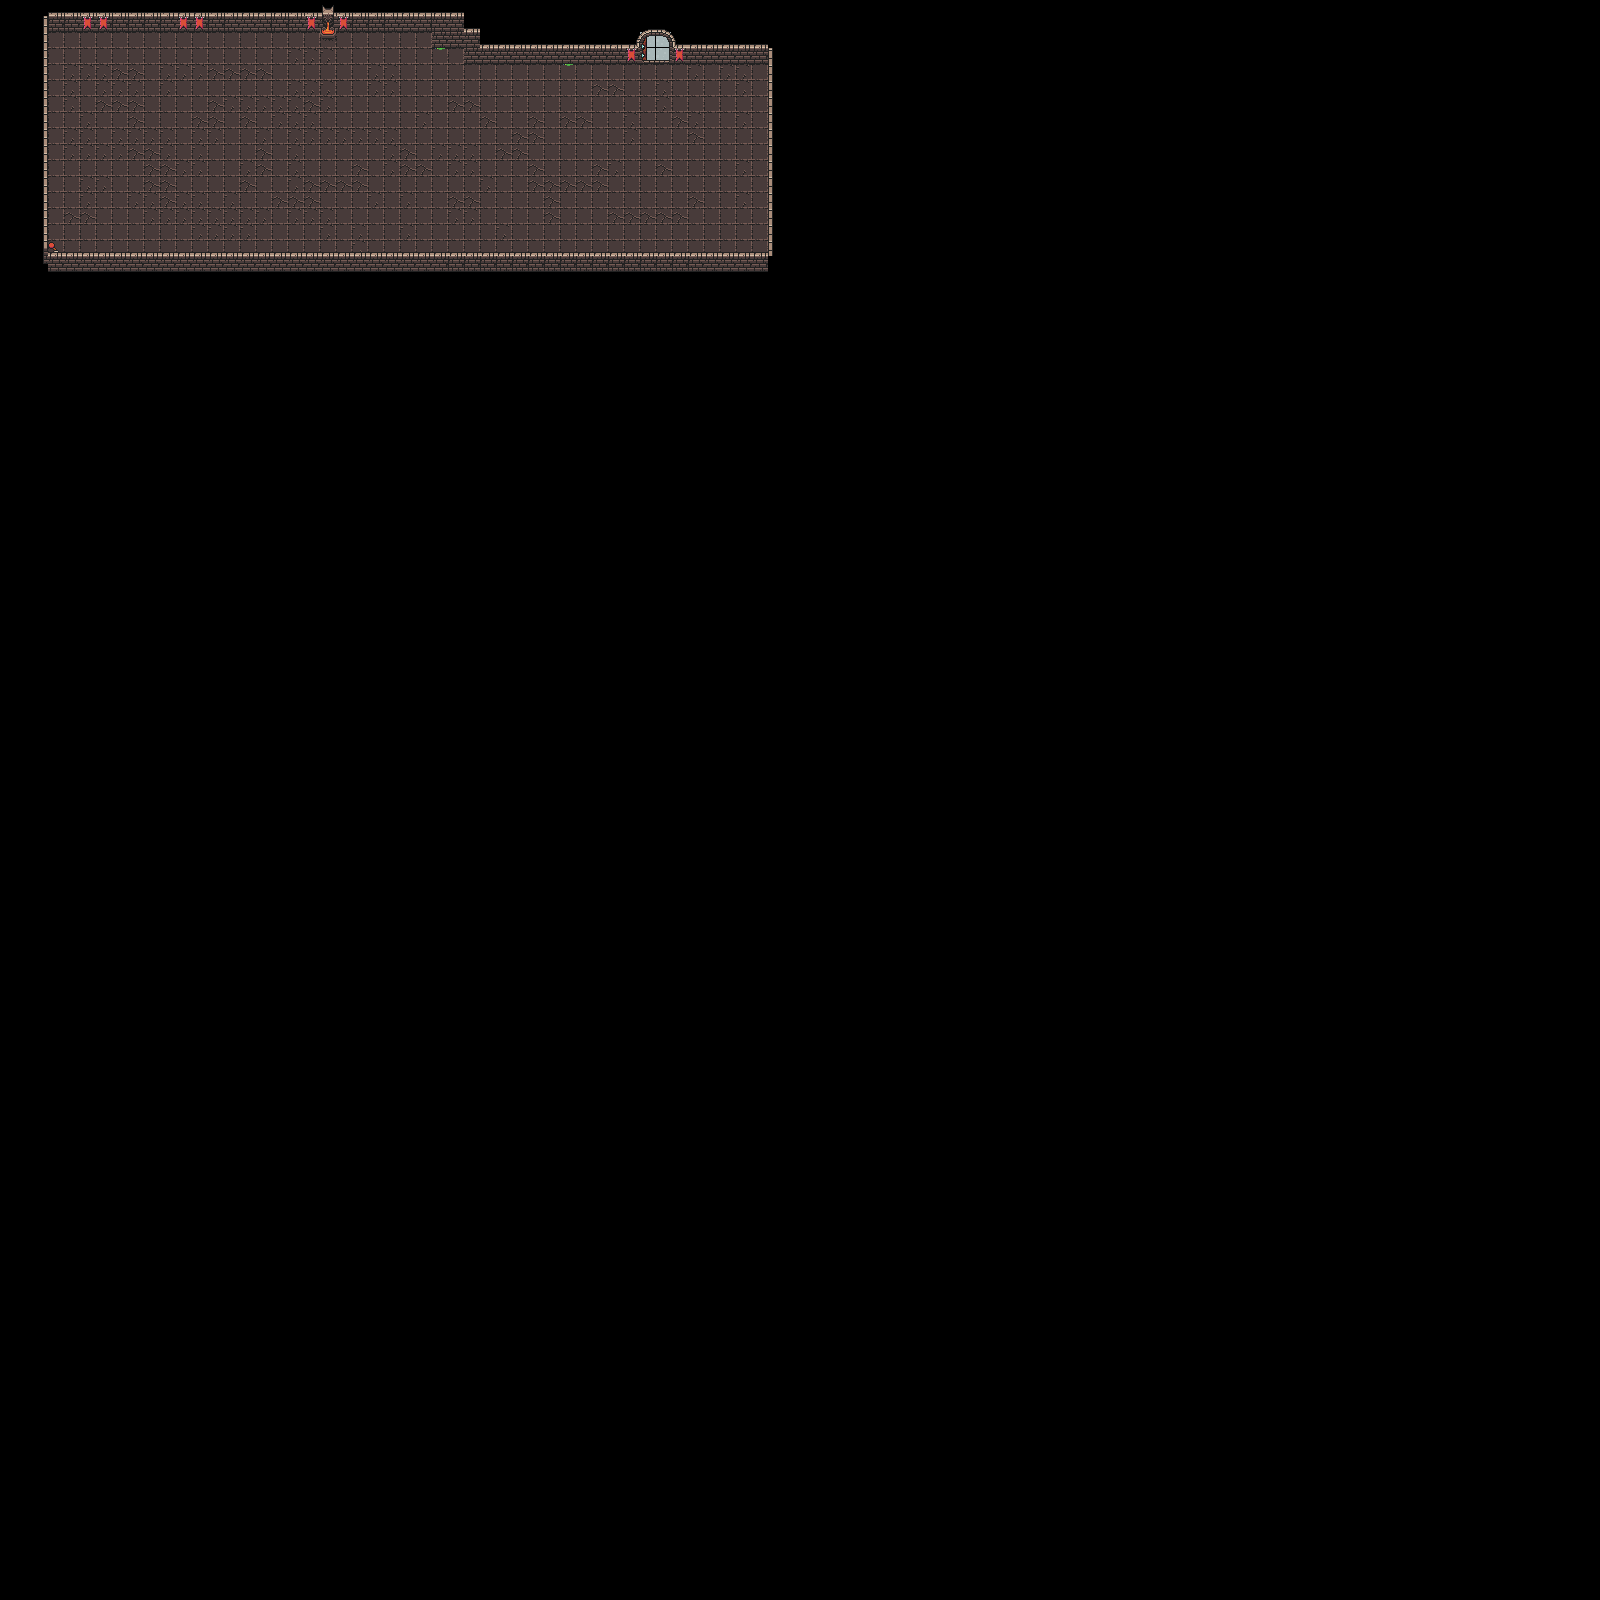

Tiled map render using the project's own tile images. Description and the map definition, with tile-layer contents summarised, below:
An orthogonal 100x100 tile map with 16x16 px tiles, 3 tile layers (Ground, Switcher, Walls), 2 tilesets.

<map version="1.10" tiledversion="1.10.1" orientation="orthogonal" renderorder="right-up" width="100" height="100" tilewidth="16" tileheight="16" infinite="0" nextlayerid="5" nextobjectid="1">
 <editorsettings>
  <export target="mapa1.json" format="json" />
 </editorsettings>
 <tileset firstgid="1" name="world" tilewidth="16" tileheight="16" tilecount="1024" columns="32">
  <image source="../public/0x72_DungeonTilesetII_v1.6.png" width="512" height="512" />
  <tile id="0">
   <properties>
    <property name="collides" type="bool" value="false" />
   </properties>
  </tile>
  <tile id="1">
   <properties>
    <property name="collides" type="bool" value="true" />
   </properties>
  </tile>
  <tile id="2">
   <properties>
    <property name="collides" type="bool" value="true" />
   </properties>
  </tile>
  <tile id="3">
   <properties>
    <property name="collides" type="bool" value="true" />
   </properties>
  </tile>
  <tile id="4">
   <properties>
    <property name="collides" type="bool" value="true" />
   </properties>
  </tile>
  <tile id="5">
   <properties>
    <property name="collides" type="bool" value="true" />
   </properties>
  </tile>
  <tile id="6">
   <properties>
    <property name="collides" type="bool" value="true" />
   </properties>
  </tile>
  <tile id="7">
   <properties>
    <property name="collides" type="bool" value="false" />
   </properties>
  </tile>
  <tile id="32">
   <properties>
    <property name="collides" type="bool" value="false" />
   </properties>
  </tile>
  <tile id="33">
   <properties>
    <property name="collides" type="bool" value="true" />
   </properties>
  </tile>
  <tile id="34">
   <properties>
    <property name="collides" type="bool" value="true" />
   </properties>
  </tile>
  <tile id="35">
   <properties>
    <property name="collides" type="bool" value="true" />
   </properties>
  </tile>
  <tile id="36">
   <properties>
    <property name="collides" type="bool" value="true" />
   </properties>
  </tile>
  <tile id="37">
   <properties>
    <property name="collides" type="bool" value="true" />
   </properties>
  </tile>
  <tile id="38">
   <properties>
    <property name="collides" type="bool" value="true" />
   </properties>
  </tile>
  <tile id="39">
   <properties>
    <property name="collides" type="bool" value="false" />
   </properties>
  </tile>
  <tile id="64">
   <properties>
    <property name="collides" type="bool" value="false" />
   </properties>
  </tile>
  <tile id="65">
   <properties>
    <property name="collides" type="bool" value="true" />
   </properties>
  </tile>
  <tile id="66">
   <properties>
    <property name="collides" type="bool" value="true" />
   </properties>
  </tile>
  <tile id="67">
   <properties>
    <property name="collides" type="bool" value="false" />
   </properties>
  </tile>
  <tile id="68">
   <properties>
    <property name="collides" type="bool" value="true" />
   </properties>
  </tile>
  <tile id="69">
   <properties>
    <property name="collides" type="bool" value="true" />
   </properties>
  </tile>
  <tile id="70">
   <properties>
    <property name="collides" type="bool" value="true" />
   </properties>
  </tile>
  <tile id="71">
   <properties>
    <property name="collides" type="bool" value="false" />
   </properties>
  </tile>
  <tile id="96">
   <properties>
    <property name="collides" type="bool" value="false" />
   </properties>
  </tile>
  <tile id="97">
   <properties>
    <property name="collides" type="bool" value="true" />
   </properties>
  </tile>
  <tile id="98">
   <properties>
    <property name="collides" type="bool" value="true" />
   </properties>
  </tile>
  <tile id="99">
   <properties>
    <property name="collides" type="bool" value="false" />
   </properties>
  </tile>
  <tile id="100">
   <properties>
    <property name="collides" type="bool" value="false" />
   </properties>
  </tile>
  <tile id="101">
   <properties>
    <property name="collides" type="bool" value="false" />
   </properties>
  </tile>
  <tile id="102">
   <properties>
    <property name="collides" type="bool" value="false" />
   </properties>
  </tile>
  <tile id="103">
   <properties>
    <property name="collides" type="bool" value="false" />
   </properties>
  </tile>
  <tile id="128">
   <properties>
    <property name="collides" type="bool" value="false" />
   </properties>
  </tile>
  <tile id="129">
   <properties>
    <property name="collides" type="bool" value="false" />
   </properties>
  </tile>
  <tile id="130">
   <properties>
    <property name="collides" type="bool" value="false" />
   </properties>
  </tile>
  <tile id="131">
   <properties>
    <property name="collides" type="bool" value="false" />
   </properties>
  </tile>
  <tile id="132">
   <properties>
    <property name="collides" type="bool" value="false" />
   </properties>
  </tile>
  <tile id="133">
   <properties>
    <property name="collides" type="bool" value="false" />
   </properties>
  </tile>
  <tile id="134">
   <properties>
    <property name="collides" type="bool" value="false" />
   </properties>
  </tile>
  <tile id="135">
   <properties>
    <property name="collides" type="bool" value="false" />
   </properties>
  </tile>
  <tile id="160">
   <properties>
    <property name="collides" type="bool" value="false" />
   </properties>
  </tile>
  <tile id="161">
   <properties>
    <property name="collides" type="bool" value="false" />
   </properties>
  </tile>
  <tile id="162">
   <properties>
    <property name="collides" type="bool" value="false" />
   </properties>
  </tile>
  <tile id="163">
   <properties>
    <property name="collides" type="bool" value="false" />
   </properties>
  </tile>
  <tile id="164">
   <properties>
    <property name="collides" type="bool" value="false" />
   </properties>
  </tile>
  <tile id="165">
   <properties>
    <property name="collides" type="bool" value="false" />
   </properties>
  </tile>
  <tile id="166">
   <properties>
    <property name="collides" type="bool" value="false" />
   </properties>
  </tile>
  <tile id="167">
   <properties>
    <property name="collides" type="bool" value="false" />
   </properties>
  </tile>
  <tile id="192">
   <properties>
    <property name="collides" type="bool" value="false" />
   </properties>
  </tile>
  <tile id="193">
   <properties>
    <property name="collides" type="bool" value="false" />
   </properties>
  </tile>
  <tile id="194">
   <properties>
    <property name="collides" type="bool" value="false" />
   </properties>
  </tile>
  <tile id="195">
   <properties>
    <property name="collides" type="bool" value="false" />
   </properties>
  </tile>
  <tile id="196">
   <properties>
    <property name="collides" type="bool" value="false" />
   </properties>
  </tile>
  <tile id="197">
   <properties>
    <property name="collides" type="bool" value="false" />
   </properties>
  </tile>
  <tile id="198">
   <properties>
    <property name="collides" type="bool" value="false" />
   </properties>
  </tile>
  <tile id="199">
   <properties>
    <property name="collides" type="bool" value="false" />
   </properties>
  </tile>
  <tile id="224">
   <properties>
    <property name="collides" type="bool" value="false" />
   </properties>
  </tile>
  <tile id="225">
   <properties>
    <property name="collides" type="bool" value="false" />
   </properties>
  </tile>
  <tile id="226">
   <properties>
    <property name="collides" type="bool" value="false" />
   </properties>
  </tile>
  <tile id="227">
   <properties>
    <property name="collides" type="bool" value="false" />
   </properties>
  </tile>
  <tile id="228">
   <properties>
    <property name="collides" type="bool" value="false" />
   </properties>
  </tile>
  <tile id="229">
   <properties>
    <property name="collides" type="bool" value="false" />
   </properties>
  </tile>
  <tile id="230">
   <properties>
    <property name="collides" type="bool" value="false" />
   </properties>
  </tile>
  <tile id="231">
   <properties>
    <property name="collides" type="bool" value="false" />
   </properties>
  </tile>
  <tile id="256">
   <properties>
    <property name="collides" type="bool" value="false" />
   </properties>
  </tile>
  <tile id="257">
   <properties>
    <property name="collides" type="bool" value="false" />
   </properties>
  </tile>
  <tile id="258">
   <properties>
    <property name="collides" type="bool" value="true" />
   </properties>
  </tile>
  <tile id="259">
   <properties>
    <property name="collides" type="bool" value="true" />
   </properties>
  </tile>
  <tile id="260">
   <properties>
    <property name="collides" type="bool" value="false" />
   </properties>
  </tile>
  <tile id="261">
   <properties>
    <property name="collides" type="bool" value="false" />
   </properties>
  </tile>
  <tile id="262">
   <properties>
    <property name="collides" type="bool" value="false" />
   </properties>
  </tile>
  <tile id="263">
   <properties>
    <property name="collides" type="bool" value="false" />
   </properties>
  </tile>
  <tile id="288">
   <properties>
    <property name="collides" type="bool" value="true" />
   </properties>
  </tile>
  <tile id="289">
   <properties>
    <property name="collides" type="bool" value="true" />
   </properties>
  </tile>
  <tile id="290">
   <properties>
    <property name="collides" type="bool" value="true" />
   </properties>
  </tile>
  <tile id="291">
   <properties>
    <property name="collides" type="bool" value="true" />
   </properties>
  </tile>
  <tile id="292">
   <properties>
    <property name="collides" type="bool" value="false" />
   </properties>
  </tile>
  <tile id="293">
   <properties>
    <property name="collides" type="bool" value="false" />
   </properties>
  </tile>
  <tile id="294">
   <properties>
    <property name="collides" type="bool" value="false" />
   </properties>
  </tile>
  <tile id="295">
   <properties>
    <property name="collides" type="bool" value="false" />
   </properties>
  </tile>
  <tile id="320">
   <properties>
    <property name="collides" type="bool" value="true" />
   </properties>
  </tile>
  <tile id="321">
   <properties>
    <property name="collides" type="bool" value="true" />
   </properties>
  </tile>
  <tile id="322">
   <properties>
    <property name="collides" type="bool" value="true" />
   </properties>
  </tile>
  <tile id="323">
   <properties>
    <property name="collides" type="bool" value="true" />
   </properties>
  </tile>
  <tile id="324">
   <properties>
    <property name="collides" type="bool" value="false" />
   </properties>
  </tile>
  <tile id="325">
   <properties>
    <property name="collides" type="bool" value="false" />
   </properties>
  </tile>
  <tile id="326">
   <properties>
    <property name="collides" type="bool" value="false" />
   </properties>
  </tile>
  <tile id="327">
   <properties>
    <property name="collides" type="bool" value="false" />
   </properties>
  </tile>
  <tile id="352">
   <properties>
    <property name="collides" type="bool" value="true" />
   </properties>
  </tile>
  <tile id="353">
   <properties>
    <property name="collides" type="bool" value="true" />
   </properties>
  </tile>
  <tile id="354">
   <properties>
    <property name="collides" type="bool" value="true" />
   </properties>
  </tile>
  <tile id="355">
   <properties>
    <property name="collides" type="bool" value="true" />
   </properties>
  </tile>
  <tile id="356">
   <properties>
    <property name="collides" type="bool" value="false" />
   </properties>
  </tile>
  <tile id="357">
   <properties>
    <property name="collides" type="bool" value="false" />
   </properties>
  </tile>
  <tile id="358">
   <properties>
    <property name="collides" type="bool" value="false" />
   </properties>
  </tile>
  <tile id="359">
   <properties>
    <property name="collides" type="bool" value="false" />
   </properties>
  </tile>
  <tile id="384">
   <properties>
    <property name="collides" type="bool" value="false" />
   </properties>
  </tile>
  <tile id="385">
   <properties>
    <property name="collides" type="bool" value="false" />
   </properties>
  </tile>
  <tile id="386">
   <properties>
    <property name="collides" type="bool" value="false" />
   </properties>
  </tile>
  <tile id="387">
   <properties>
    <property name="collides" type="bool" value="false" />
   </properties>
  </tile>
  <tile id="388">
   <properties>
    <property name="collides" type="bool" value="false" />
   </properties>
  </tile>
  <tile id="389">
   <properties>
    <property name="collides" type="bool" value="false" />
   </properties>
  </tile>
  <tile id="390">
   <properties>
    <property name="collides" type="bool" value="false" />
   </properties>
  </tile>
  <tile id="391">
   <properties>
    <property name="collides" type="bool" value="false" />
   </properties>
  </tile>
  <tile id="416">
   <properties>
    <property name="collides" type="bool" value="false" />
   </properties>
  </tile>
  <tile id="417">
   <properties>
    <property name="collides" type="bool" value="false" />
   </properties>
  </tile>
  <tile id="418">
   <properties>
    <property name="collides" type="bool" value="false" />
   </properties>
  </tile>
  <tile id="419">
   <properties>
    <property name="collides" type="bool" value="false" />
   </properties>
  </tile>
  <tile id="420">
   <properties>
    <property name="collides" type="bool" value="false" />
   </properties>
  </tile>
  <tile id="421">
   <properties>
    <property name="collides" type="bool" value="false" />
   </properties>
  </tile>
  <tile id="422">
   <properties>
    <property name="collides" type="bool" value="false" />
   </properties>
  </tile>
  <tile id="423">
   <properties>
    <property name="collides" type="bool" value="false" />
   </properties>
  </tile>
  <tile id="448">
   <properties>
    <property name="collides" type="bool" value="false" />
   </properties>
  </tile>
  <tile id="449">
   <properties>
    <property name="collides" type="bool" value="false" />
   </properties>
  </tile>
  <tile id="450">
   <properties>
    <property name="collides" type="bool" value="false" />
   </properties>
  </tile>
  <tile id="451">
   <properties>
    <property name="collides" type="bool" value="false" />
   </properties>
  </tile>
  <tile id="452">
   <properties>
    <property name="collides" type="bool" value="false" />
   </properties>
  </tile>
  <tile id="453">
   <properties>
    <property name="collides" type="bool" value="false" />
   </properties>
  </tile>
  <tile id="454">
   <properties>
    <property name="collides" type="bool" value="false" />
   </properties>
  </tile>
  <tile id="455">
   <properties>
    <property name="collides" type="bool" value="false" />
   </properties>
  </tile>
  <tile id="480">
   <properties>
    <property name="collides" type="bool" value="false" />
   </properties>
  </tile>
  <tile id="481">
   <properties>
    <property name="collides" type="bool" value="false" />
   </properties>
  </tile>
  <tile id="482">
   <properties>
    <property name="collides" type="bool" value="true" />
   </properties>
  </tile>
  <tile id="483">
   <properties>
    <property name="collides" type="bool" value="true" />
   </properties>
  </tile>
  <tile id="484">
   <properties>
    <property name="collides" type="bool" value="false" />
   </properties>
  </tile>
  <tile id="485">
   <properties>
    <property name="collides" type="bool" value="false" />
   </properties>
  </tile>
  <tile id="486">
   <properties>
    <property name="collides" type="bool" value="false" />
   </properties>
  </tile>
  <tile id="487">
   <properties>
    <property name="collides" type="bool" value="false" />
   </properties>
  </tile>
  <tile id="512">
   <properties>
    <property name="collides" type="bool" value="false" />
   </properties>
  </tile>
  <tile id="513">
   <properties>
    <property name="collides" type="bool" value="false" />
   </properties>
  </tile>
  <tile id="514">
   <properties>
    <property name="collides" type="bool" value="true" />
   </properties>
  </tile>
  <tile id="515">
   <properties>
    <property name="collides" type="bool" value="true" />
   </properties>
  </tile>
  <tile id="516">
   <properties>
    <property name="collides" type="bool" value="false" />
   </properties>
  </tile>
  <tile id="517">
   <properties>
    <property name="collides" type="bool" value="false" />
   </properties>
  </tile>
  <tile id="518">
   <properties>
    <property name="collides" type="bool" value="false" />
   </properties>
  </tile>
  <tile id="519">
   <properties>
    <property name="collides" type="bool" value="false" />
   </properties>
  </tile>
  <tile id="544">
   <properties>
    <property name="collides" type="bool" value="false" />
   </properties>
  </tile>
  <tile id="545">
   <properties>
    <property name="collides" type="bool" value="false" />
   </properties>
  </tile>
  <tile id="546">
   <properties>
    <property name="collides" type="bool" value="false" />
   </properties>
  </tile>
  <tile id="547">
   <properties>
    <property name="collides" type="bool" value="false" />
   </properties>
  </tile>
  <tile id="548">
   <properties>
    <property name="collides" type="bool" value="false" />
   </properties>
  </tile>
  <tile id="549">
   <properties>
    <property name="collides" type="bool" value="false" />
   </properties>
  </tile>
  <tile id="550">
   <properties>
    <property name="collides" type="bool" value="false" />
   </properties>
  </tile>
  <tile id="551">
   <properties>
    <property name="collides" type="bool" value="false" />
   </properties>
  </tile>
 </tileset>
 <tileset firstgid="1025" name="WorldCity" tilewidth="16" tileheight="16" spacing="1" margin="1" tilecount="1680" columns="56">
  <image source="../public/Spritesheet/roguelikeSheet_transparent.png" width="968" height="526" />
 </tileset>
 <layer id="2" name="Ground" width="100" height="100">
  <data>[10000 cells, 600 non-empty, 8 distinct tile ids]</data>
 </layer>
 <layer id="3" name="Switcher" width="100" height="100">
  <data>[10000 cells, 1 non-empty, 1 distinct tile ids]</data>
 </layer>
 <layer id="1" name="Walls" width="100" height="100">
  <data>[10000 cells, 785 non-empty, 25 distinct tile ids]</data>
 </layer>
</map>
